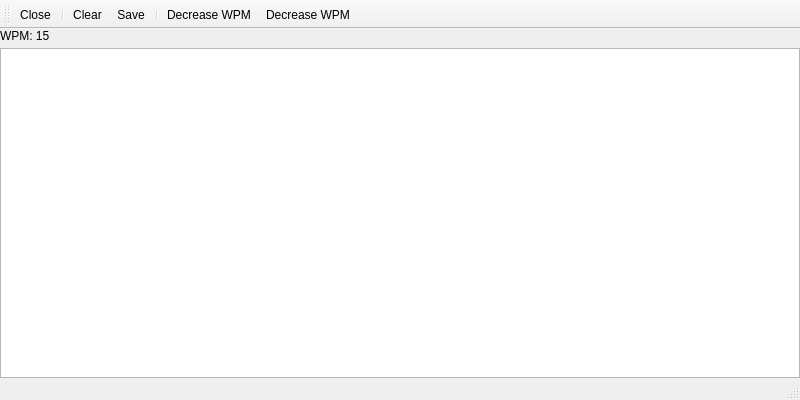
<?xml version="1.0" encoding="UTF-8"?>
<ui version="4.0">
 <class>CwWin</class>
 <widget class="QMainWindow" name="CwWin">
  <property name="geometry">
   <rect>
    <x>0</x>
    <y>0</y>
    <width>800</width>
    <height>400</height>
   </rect>
  </property>
  <property name="windowTitle">
   <string>CW Decoder</string>
  </property>
  <property name="windowIcon">
   <iconset resource="../../resources/icons.qrc">
    <normaloff>:/icons/icons/terminal.svg</normaloff>:/icons/icons/terminal.svg</iconset>
  </property>
  <widget class="QWidget" name="centralwidget">
   <layout class="QVBoxLayout" name="verticalLayout">
    <property name="spacing">
     <number>5</number>
    </property>
    <property name="leftMargin">
     <number>0</number>
    </property>
    <property name="topMargin">
     <number>0</number>
    </property>
    <property name="rightMargin">
     <number>0</number>
    </property>
    <property name="bottomMargin">
     <number>0</number>
    </property>
    <item>
      <widget class="QLabel" name="wpmLabel">
         <property name="text">
           <string>WPM: 15</string>
         </property>
      </widget>
    </item>
    <item>
     <widget class="QPlainTextEdit" name="textView">
      <property name="font">
       <font>
        <family>Monospace</family>
       </font>
      </property>
      <property name="horizontalScrollBarPolicy">
       <enum>Qt::ScrollBarAsNeeded</enum>
      </property>
      <property name="lineWrapMode">
       <enum>QPlainTextEdit::WidgetWidth</enum>
      </property>
      <property name="readOnly">
       <bool>true</bool>
      </property>
      <property name="maximumBlockCount">
       <number>10000</number>
      </property>
     </widget>
    </item>
   </layout>
  </widget>
  <widget class="QMenuBar" name="menubar">
   <property name="geometry">
    <rect>
     <x>0</x>
     <y>0</y>
     <width>800</width>
     <height>27</height>
    </rect>
   </property>
  </widget>
  <widget class="QToolBar" name="toolBar">
   <property name="windowTitle">
    <string>toolBar</string>
   </property>
   <attribute name="toolBarArea">
    <enum>TopToolBarArea</enum>
   </attribute>
   <attribute name="toolBarBreak">
    <bool>false</bool>
   </attribute>
   <addaction name="actionClose"/>
   <addaction name="separator"/>
   <addaction name="actionClear"/>
   <addaction name="actionSave"/>
   <addaction name="separator"/>
   <addaction name="actionLeft"/>
   <addaction name="actionRight"/>
  </widget>
  <widget class="QStatusBar" name="statusBar"/>
  <action name="actionClear">
   <property name="icon">
    <iconset resource="../../resources/icons.qrc">
     <normaloff>:/icons/icons/clear.svg</normaloff>:/icons/icons/clear.svg</iconset>
   </property>
   <property name="text">
    <string>Clear</string>
   </property>
   <property name="toolTip">
    <string>Clear received packets</string>
   </property>
  </action>
  <action name="actionSave">
   <property name="icon">
    <iconset resource="../../resources/icons.qrc">
     <normaloff>:/icons/icons/floppy.svg</normaloff>:/icons/icons/floppy.svg</iconset>
   </property>
   <property name="text">
    <string>Save</string>
   </property>
   <property name="toolTip">
    <string>Save received packets to a text file</string>
   </property>
  </action>
  <action name="actionClose">
   <property name="icon">
    <iconset resource="../../resources/icons.qrc">
     <normaloff>:/icons/icons/close.svg</normaloff>:/icons/icons/close.svg</iconset>
   </property>
   <property name="text">
    <string>Close</string>
   </property>
   <property name="toolTip">
    <string>Close CW decoder window</string>
   </property>
  </action>
  <action name="actionLeft">
   <property name="icon">
    <iconset resource="../../resources/icons.qrc">
     <normaloff>:/icons/icons/left.svg</normaloff>:/icons/icons/left.svg</iconset>
   </property>
   <property name="text">
    <string>Decrease WPM</string>
   </property>
   <property name="toolTip">
    <string>Decrease WPM</string>
   </property>
  </action>
  <action name="actionRight">
   <property name="icon">
    <iconset resource="../../resources/icons.qrc">
     <normaloff>:/icons/icons/right.svg</normaloff>:/icons/icons/right.svg</iconset>
   </property>
   <property name="text">
    <string>Decrease WPM</string>
   </property>
   <property name="toolTip">
    <string>Decrease WPM</string>
   </property>
  </action>
  <action name="actionInfo">
   <property name="icon">
    <iconset resource="../../resources/icons.qrc">
     <normaloff>:/icons/icons/info.svg</normaloff>:/icons/icons/info.svg</iconset>
   </property>
   <property name="text">
    <string>Info</string>
   </property>
   <property name="toolTip">
    <string>Show info about CW decoder</string>
   </property>
  </action>
 </widget>
 <resources>
  <include location="../../resources/icons.qrc"/>
 </resources>
 <connections>
  <connection>
   <sender>actionClose</sender>
   <signal>triggered()</signal>
   <receiver>CwWin</receiver>
   <slot>close()</slot>
   <hints>
    <hint type="sourcelabel">
     <x>-1</x>
     <y>-1</y>
    </hint>
    <hint type="destinationlabel">
     <x>399</x>
     <y>299</y>
    </hint>
   </hints>
  </connection>
  <connection>
   <sender>actionLeft</sender>
   <signal>triggered()</signal>
   <receiver>CwWin</receiver>
   <slot>none()</slot>
   <hints>
    <hint type="sourcelabel">
     <x>-1</x>
     <y>-1</y>
    </hint>
    <hint type="destinationlabel">
     <x>399</x>
     <y>299</y>
    </hint>
   </hints>
  </connection>
  <connection>
   <sender>actionRight</sender>
   <signal>triggered()</signal>
   <receiver>CwWin</receiver>
   <slot>none()</slot>
   <hints>
    <hint type="sourcelabel">
     <x>-1</x>
     <y>-1</y>
    </hint>
    <hint type="destinationlabel">
     <x>399</x>
     <y>299</y>
    </hint>
   </hints>
  </connection>





 </connections>
</ui>
